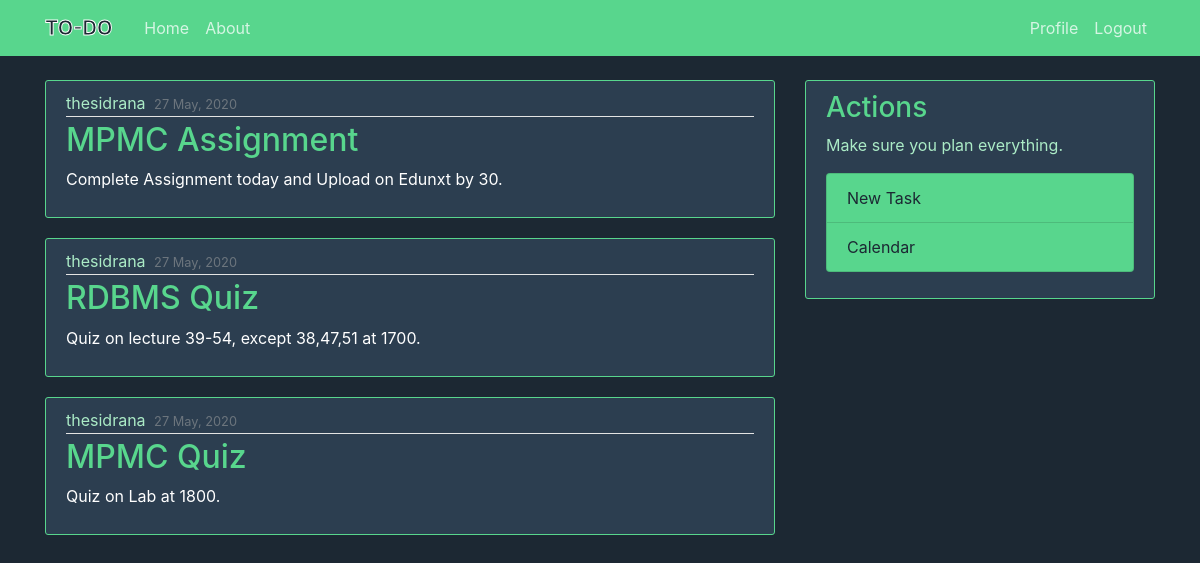
The app's page / (signed in) with its own data.
### blog/models.py (models this page shows, shortened)
class Post(models.Model):
    title = models.CharField(max_length = 100)
    content = models.TextField()
    date_on = models.DateField(default = timezone.now ) #Function is passed on as def value
    author = models.ForeignKey(User, on_delete = models.CASCADE)

### blog/views.py (the view)
# urls.py: path('',PostListView.as_view(), name='blog-home'), #  name is used later for href links
class PostListView(ListView):
    model = Post
    template_name = 'blog/home.html'
    context_object_name ='posts'
    ordering = ['date_on']

### blog/templates/blog/home.html
{% extends 'blog/base.html' %}
{%block content%}
    {% if user.is_authenticated %}
      {% for post in posts %}
        {% ifequal post.author request.user%}
          <article class="media content-section">
              <div class="media-body">
                <div class="article-metadata">
                  <a class="username" href="#">{{ post.author }}</a>
                  <small class="text-muted">{{ post.date_on|date:'d F, Y' }}</small>
                </div>
                <h2><a class="article-title" href="{%url 'post-detail' post.id%}">{{ post.title }}</a></h2>
                <p class="article-content">{{ post.content }}</p>
              </div>
            </article>
          {%endifequal%}
      {% endfor %}
    {%else%}
      <div class="logo1">
      <div class = "sid"><h1>MAKE A</h1></div>
      <div class = "rana"><h1>TO-DO</h1></div>
      <div class = "sid"><h1>LIST</h1></div>
      </div>
    {%endif%}
{%endblock content%}

### blog/templates/blog/base.html (shortened to what this page needs)
{% load static %}
<!DOCTYPE html>
<html lang="en" dir="ltr">
<head>
    <link rel="stylesheet" href="https://maxcdn.bootstrapcdn.com/bootstrap/4.0.0/css/bootstrap.min.css">
    <link rel="stylesheet"  type ="text/css" href="{% static 'blog/main.css' %}" >
</head>
<body>
  <header class="site-header">
      <nav class="navbar navbar-expand-md navbar-dark bg-steel fixed-top">
        <div class="container">
          <a class="navbar-brand mr-4" href="{% url 'blog-home' %}" style="-webkit-text-stroke: 1px white;font-weight:bolder;color:#1c2833";font-size:8px>TO-DO</a>
          <div class="collapse navbar-collapse" id="navbarToggle">
            <div class="navbar-nav mr-auto">
              <a class="nav-item nav-link" href="{% url 'blog-home' %}">Home</a>
              <a class="nav-item nav-link" href="{% url 'blog-about' %}">About</a>
          </div>
          <div class="navbar-nav">
            {% if user.is_authenticated%}
            <a class="nav-item nav-link" href="{% url 'profile' %}">Profile</a>
            <a class="nav-item nav-link" href="{% url 'logout' %}">Logout</a>
            {% else %}
            <a class="nav-item nav-link" href="{% url 'login' %}">Login</a>
            <a class="nav-item nav-link" href="{% url 'register' %}">Register</a>
            {%endif%}
          </div>
        </div>
      </div>
    </nav>
  </header>
  <div class="container">
      <div class="row">
       <div class="col-md-8">
      {% block content %}{% endblock %}
       </div>
       <div class="col-md-4">
         {% if user.is_authenticated %}
         <div class="content-section">
           <h3 style ="color:#58d68d">Actions</h3>
           <p  style="color: #abebc6 ">Make sure you plan everything.
             <ul class="list-group">
               <li class="list-group-item"><a style="color: #1c2833;text-decoration:none;" href="{% url 'post-create' %}">New Task</a></li>
               <li class="list-group-item"><a style="color: #1c2833;text-decoration:none;" href="{% url 'blog-calendar' %}" target="_blank">Calendar</a></li>
             </ul>
           </p>
         </div>
         {%endif%}
       </div>
  </div>
       </div>
</body>
</html>

### blog/static/blog/main.css (style rules this page uses)
body { background: #1c2833 ; color: #333333; margin-top: 5rem; }
h1, h2, h3, h4, h5, h6 { color: #444444; }
ul { margin: 0; }
.bg-steel { background-color: #58d68d ; }
.site-header .navbar-nav .nav-link { color: #d5f5e3 ; }
.content-section { color:white; background: #2c3e50 ; padding: 10px 20px; border: 1px solid #58d68d; border-radius: 3px; margin-bottom: 20px; }
.article-title { color:#58d68d; }
.article-content { white-space: pre-line; }
.article-metadata { padding-bottom: 1px; margin-bottom: 4px; border-bottom: 1px solid #e3e3e3 }
.username { color:#abebc6; margin-right:4px; }
.list-group-item { background-color: #58d68d; color: #1c2833; }

### records on screen
Post: author "thesidrana", date_on "27 May, 2020", title "MPMC Assignment", content "Complete Assignment today and Upload on Edunxt by 30."
Post: author "thesidrana", date_on "27 May, 2020", title "RDBMS Quiz", content "Quiz on lecture 39-54, except 38,47,51 at 1700."
Post: author "thesidrana", date_on "27 May, 2020", title "MPMC Quiz", content "Quiz on Lab at 1800."
